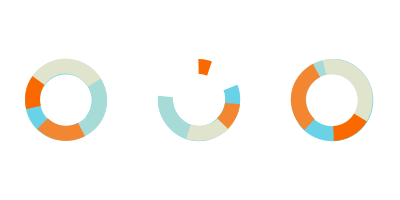
Frame 1 (no input)
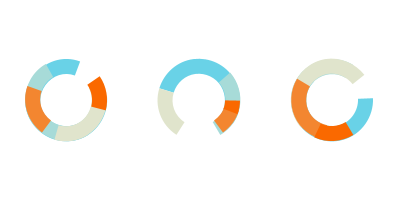
Frame 60 (the mouse pressed at the canvas centre just before this capture)
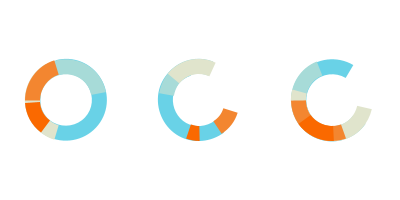
Frame 120 (the mouse held since frame 60 and released just before this capture)

The Processing sketch that drew these frames (run headless with seeded random() and noise(); from frame 60 on, the mouse is pressed at the canvas centre):

// Processing sketch: processing_7636
// ── processing_7636.pde

color palette[] = new color[] {
  color(105,210,231),
  color(167,219,216),
  color(224,228,204),
  color(243,134,48),
  color(250,105,0)};

Wheel wheels[];

void setup() {
  size(400,200);
  frameRate(30);
  smooth();
  strokeCap(SQUARE);
  ellipseMode(CENTER);
  
  wheels = new Wheel[3];
  int xInc = width / wheels.length, xOffset = xInc / 2; 
  for(int i=0; i<wheels.length; i++, xOffset+=xInc) {
      wheels[i] = new Wheel(xOffset,height/2,60,75,palette.length);
  }
}

void draw() {
  background(255);
  for(int i=0; i<wheels.length; i++)
    wheels[i].draw();
}

class Wheel {
  Segment segments[];
  int x, y;
  int innerRadius, outerRadius;
 
  public Wheel(int x, int y, int innerRadius, int outerRadius, int nSegments) {
    this.x = x;
    this.y = y;
    this.innerRadius = innerRadius * 2;
    this.outerRadius = outerRadius * 2;
    segments = new Segment[nSegments];
    
    float maxLength = TWO_PI;
    for(int i=0; i<nSegments; i++) {
      maxLength = random(maxLength / 2, maxLength);
      segments[i] = new Segment(random(TWO_PI),maxLength,random(-0.2,0.2),innerRadius,outerRadius,i%palette.length);
    }
  }
  
  void draw() {
    pushMatrix();
    translate(x,y);
    for(int i=0; i<segments.length; i++)
      segments[i].draw();
      
/*  // external stroke if drawing the wheels "manually"
    stroke(0);
    noFill();
    ellipse(0,0,innerRadius,innerRadius);
    ellipse(0,0,outerRadius,outerRadius); */
    popMatrix();  
  }
 
  class Segment {
    float phase, length, phaseInc;
    int innerRadius, outerRadius;
    int colorIndex;
    
    public Segment(float phase, float length, float phaseInc, int innerRadius, int outerRadius, int colorIndex) {
      this.phase = phase;
      this.length = length;
      this.phaseInc = phaseInc;
      this.innerRadius = innerRadius;
      this.outerRadius = outerRadius;
      this.colorIndex = colorIndex;
    }
    
    void draw() {
      phase += phaseInc;
      
/*    // I wish I had read the reference before wasting time on doing this manually
      pushMatrix();
      rotate(phase);
      
      stroke(palette[colorIndex]);
      float phaseInc = PI / 360;
      int nSteps = int(length / phaseInc);
      for(int i=0; i<nSteps; i++) {
        line(0,innerRadius,0,outerRadius);
        rotate(phaseInc);  
      }
      popMatrix(); */
      
      int mid = (innerRadius + outerRadius) / 2;
      stroke(palette[colorIndex]);
      strokeWeight(outerRadius - innerRadius);
      noFill();
      arc(0,0,mid,mid,phase, phase + length);
    }
  }  
}
